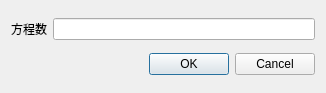
<?xml version="1.0" encoding="UTF-8"?>
<ui version="4.0">
 <class>CreateCongruenceEquationsCalculatorDialogClass</class>
 <widget class="QDialog" name="CreateCongruenceEquationsCalculatorDialogClass">
  <property name="geometry">
   <rect>
    <x>0</x>
    <y>0</y>
    <width>326</width>
    <height>93</height>
   </rect>
  </property>
  <property name="windowTitle">
   <string notr="true">新线性同余方程组</string>
  </property>
  <layout class="QGridLayout" name="gridLayout">
   <item row="0" column="0">
    <widget class="QLabel" name="label_2">
     <property name="text">
      <string notr="true">方程数</string>
     </property>
    </widget>
   </item>
   <item row="0" column="1">
    <widget class="QLineEdit" name="lineEditEquations">
     <property name="text">
      <string notr="true"/>
     </property>
    </widget>
   </item>
   <item row="1" column="1">
    <widget class="QDialogButtonBox" name="buttonBox">
     <property name="standardButtons">
      <set>QDialogButtonBox::Cancel|QDialogButtonBox::Ok</set>
     </property>
    </widget>
   </item>
  </layout>
 </widget>
 <layoutdefault spacing="6" margin="11"/>
 <resources/>
 <connections/>
</ui>
